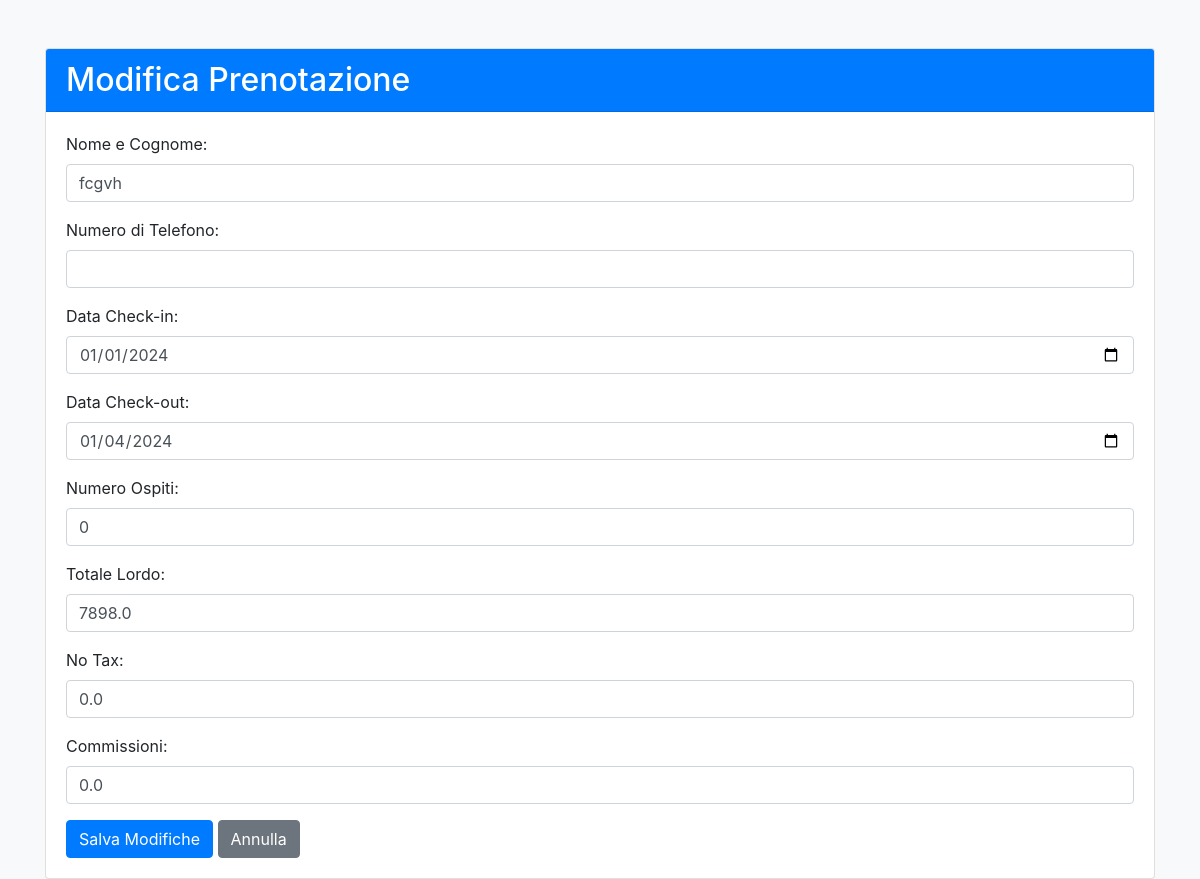
The page /modifica_prenotazione/1 on the database its author committed.
### flask_app.py (models this page shows, shortened)
class Reservation(db.Model):
    id = db.Column(db.Integer, primary_key=True)
    data_prenotazione = db.Column(db.Date, nullable=False)
    immobile = db.Column(db.String(50), nullable=False)
    portale = db.Column(db.String(50), nullable=False)
    numero = db.Column(db.String(50), nullable=False)
    nome_cognome = db.Column(db.String(100), nullable=False)
    numero_telefono = db.Column(db.String(15), nullable=False)
    data_checkin = db.Column(db.Date, nullable=False)
    data_checkout = db.Column(db.Date, nullable=False)
    numero_ospiti = db.Column(db.Integer, nullable=False)
    totale_lordo = db.Column(db.Float, nullable=False)
    no_tax = db.Column(db.Float, nullable=False)
    commissioni = db.Column(db.Float, nullable=False)
    stato = db.Column(db.String(15), nullable=False, default='In attesa')

### flask_app.py (the view)
@app.route('/modifica_prenotazione/<int:id>', methods=['GET'])
def modifica_prenotazione(id):
    prenotazione = Reservation.query.get(id)
    return render_template('modifica_prenotazione.html', prenotazione=prenotazione)

### templates/modifica_prenotazione.html (shortened to what this page needs)
<!DOCTYPE html>
<html lang="en">
<head>
    <link rel="stylesheet" href="https://stackpath.bootstrapcdn.com/bootstrap/4.3.1/css/bootstrap.min.css">
</head>
<body>
    <div class="container mt-5">
        <div class="card mb-0 colored-box">
            <div class="card-header bg-primary text-white">
                <h2 class="mb-0">Modifica Prenotazione</h2>
            </div>
            <div class="card-body">
                <form action="{{ url_for('salva_modifiche', id=prenotazione.id) }}" method="post">
                    <div class="form-group">
                        <label for="nome_cognome">Nome e Cognome:</label>
                        <input type="text" class="form-control" id="nome_cognome" name="nome_cognome" value="{{ prenotazione.nome_cognome }}" >
                    </div>
                    <div class="form-group">
                        <label for="numero_telefono">Numero di Telefono:</label>
                        <input type="tel" class="form-control" id="numero_telefono" name="numero_telefono" value="{{ prenotazione.numero_telefono }}" >
                    </div>
                    <div class="form-group">
                        <label for="data_checkin">Data Check-in:</label>
                        <input type="date" class="form-control" id="data_checkin" name="data_checkin" value="{{ prenotazione.data_checkin.strftime('%Y-%m-%d') }}" >
                    </div>
                    <div class="form-group">
                        <label for="data_checkout">Data Check-out:</label>
                        <input type="date" class="form-control" id="data_checkout" name="data_checkout" value="{{ prenotazione.data_checkout.strftime('%Y-%m-%d') }}" >
                    </div>
                    <div class="form-group">
                        <label for="numero_ospiti">Numero Ospiti:</label>
                        <input type="number" class="form-control" id="numero_ospiti" name="numero_ospiti" value="{{ prenotazione.numero_ospiti }}" >
                    </div>
                    <div class="form-group">
                        <label for="totale_lordo">Totale Lordo:</label>
                        <input type="number" step="0.01" class="form-control" id="totale_lordo" name="totale_lordo" value="{{ prenotazione.totale_lordo }}" >
                    </div>
                    <div class="form-group">
                        <label for="no_tax">No Tax:</label>
                        <input type="number" step="0.01" class="form-control" id="no_tax" name="no_tax" value="{{ prenotazione.no_tax }}" >
                    </div>
                    <div class="form-group">
                        <label for="commissioni">Commissioni:</label>
                        <input type="number" step="0.01" class="form-control" id="commissioni" name="commissioni" value="{{ prenotazione.commissioni }}" >
                    </div>
                    <button type="submit" class="btn btn-primary">Salva Modifiche</button>
                    <a href="{{ url_for('Prenotazioni') }}" class="btn btn-secondary">Annulla</a>
                </form>
            </div>
        </div>
    </div>
</body>
</html>

### templates/modifica_prenotazione.html (style rules this page uses)
body { background-color: #f8f9fa; }
.container { margin-top: 50px; }

### rows shown on the page
Reservation: nome_cognome "fcgvh", data_checkin "01/01/2024", data_checkout "01/04/2024", numero_ospiti "0", totale_lordo "7898.0", no_tax "0.0", commissioni "0.0"
